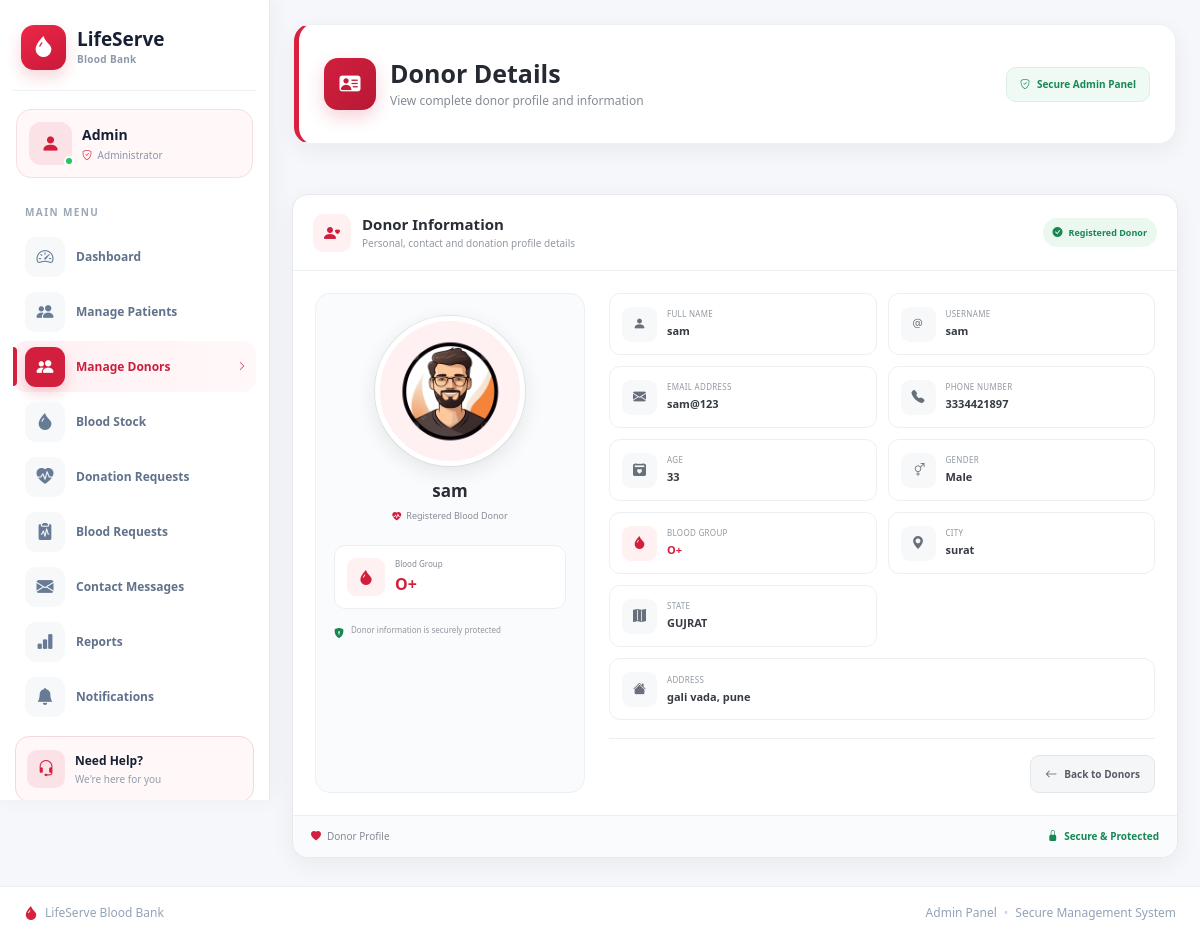
Screenshot of /adminpanel/donors/view/2/ with the database file from the repository.
### donor/models.py (models this page shows, shortened)
class Donor(models.Model):
    GENDER = (
        ('Male', 'Male'),
        ('Female', 'Female'),
        ('Other', 'Other'),
    )
    BLOOD_GROUPS = (
        ('A+', 'A+'),
        ('A-', 'A-'),
        ('B+', 'B+'),
        ('B-', 'B-'),
        ('AB+', 'AB+'),
        ('AB-', 'AB-'),
        ('O+', 'O+'),
        ('O-', 'O-'),
    )
    STATUS = (
        ('Pending', 'Pending'),
        ('Approved', 'Approved'),
        ('Rejected', 'Rejected'),
    )
    user = models.OneToOneField(User, on_delete=models.CASCADE)
    age = models.PositiveIntegerField()
    gender = models.CharField(
        max_length=10,
        choices=GENDER
    )
    blood_group = models.CharField(
        max_length=5,
        choices=BLOOD_GROUPS
    )
    address = models.TextField()
    city = models.CharField(max_length=50)
    state = models.CharField(max_length=50)
    phone = models.CharField(max_length=15)
    profile_photo = models.ImageField(
        upload_to="donors/",
        blank=True,
        null=True
    )
    status = models.CharField(
        max_length=10,
        choices=STATUS,
        default="Pending"
    )

### adminpanel/views.py (the view)
# urls.py: path("donors/view/<int:id>/", views.view_donor, name="view_donor"),
def view_donor(request, id):
    donor = get_object_or_404(Donor, id=id)
    return render(request, "adminpanel/view_donor.html", {"donor": donor})

### accounts/context_processors.py (called while the page is built, shortened)
def notification_count(request):
    return {
        "notification_count": 0
    }

def contact_message_count(request):
    unread_count = ContactMessage.objects.filter(is_read=False).count()
    return {
        "contact_message_count": unread_count
    }

### donor/context_processors.py (called while the page is built)
def donor_data(request):
    donor = None
    if request.user.is_authenticated:
        try:
            donor = Donor.objects.get(user=request.user)
        except Donor.DoesNotExist:
            donor = None
    return {
        "donor": donor
    }

### lifeserve/offline_translation.py (called while the page is built)
    def __call__(self, request):
        response = self.get_response(request)
        if request.LANGUAGE_CODE != 'hi' or response.get('Content-Type', '').split(';')[0] != 'text/html':
            return response
        if not response.streaming:
            response.content = translate_html(response.content.decode(response.charset or 'utf-8')).encode(response.charset or 'utf-8')
            response.headers.pop('Content-Length', None)
        return response

### patient/context_processors.py (called while the page is built)
def patient_data(request):
    if request.user.is_authenticated:
        patient = Patient.objects.filter(user=request.user).first()
        return {
            "patient": patient
        }
    return {}

### lifeserve/templates/adminpanel/view_donor.html (shortened to what this page needs)
{% extends 'adminpanel/base.html' %}
{% load static %}
{% block extra_css %}
<link rel="stylesheet" href="{% static 'css/donor-details.css' %}">
{% endblock %}
{% block content %}
<div class="donor-details-page">
     <section class="dd-page-header">
        <div class="dd-header-content">
            <div class="dd-page-icon">
                <i class="bi bi-person-vcard-fill"></i>
            </div>
            <div>
                <h2>Donor Details</h2>
                <p>View complete donor profile and information</p>
            </div>
        </div>
         <div class="dd-header-badge">
            <i class="bi bi-shield-check"></i>
            <span>Secure Admin Panel</span>
        </div>
    </div>
    <div class="dd-card">
        <div class="dd-card-header">
            <div class="dd-card-title">
                <div class="dd-card-title-icon">
                    <i class="bi bi-person-heart"></i>
                </div>
                <div>
                    <h4>Donor Information</h4>
                    <p>Personal, contact and donation profile details</p>
                </div>
            </div>
            <div class="dd-status-badge">
                <i class="bi bi-check-circle-fill"></i>
                Registered Donor
            </div>
        </div>
        <div class="dd-card-body">
            <div class="dd-profile-layout">
                <div class="dd-profile-section">
                    <div class="dd-profile-photo">
                        {% if donor.profile_photo %}
                            <img src="{{ donor.profile_photo.url }}"
                                 alt="Donor Profile Photo">
                        {% else %}
                            <div class="dd-default-avatar">
                                <i class="bi bi-person-fill"></i>
                            </div>
                        {% endif %}
                    </div>
                    <div class="dd-profile-name">
                        <h3>
                            {{ donor.user.get_full_name }}
                        </h3>
                        <span>
                            <i class="bi bi-heart-pulse-fill"></i>
                            Registered Blood Donor
                        </span>
                    </div>
                    <div class="dd-blood-group">
                        <div class="dd-blood-icon">
                            <i class="bi bi-droplet-fill"></i>
                        </div>
                        <div>
                            <span>Blood Group</span>
                            <strong>{{ donor.blood_group }}</strong>
                        </div>
                    </div>
                    <div class="dd-profile-security">
                        <i class="bi bi-shield-lock-fill"></i>
                        <span>
                            Donor information is securely protected
                        </span>
                    </div>
                </div>
                <div class="dd-information-section">
                    <div class="dd-info-grid">
                        <div class="dd-info-item">
                            <div class="dd-info-icon">
                                <i class="bi bi-person-fill"></i>
                            </div>
                            <div class="dd-info-content">
                                <span>Full Name</span>
                                <strong>
                                    {{ donor.user.get_full_name }}
                                </strong>
                            </div>
                        </div>
                        <div class="dd-info-item">
                            <div class="dd-info-icon">
                                <i class="bi bi-at"></i>
                            </div>
                            <div class="dd-info-content">
                                <span>Username</span>
                                <strong>
                                    {{ donor.user.username }}
                                </strong>
                            </div>
                        </div>
                        <div class="dd-info-item">
                            <div class="dd-info-icon">
                                <i class="bi bi-envelope-fill"></i>
                            </div>
                            <div class="dd-info-content">
                                <span>Email Address</span>
                                <strong>
                                    {{ donor.user.email }}
                                </strong>
                            </div>
                        </div>
                        <div class="dd-info-item">
                            <div class="dd-info-icon">
                                <i class="bi bi-telephone-fill"></i>
                            </div>
                            <div class="dd-info-content">
                                <span>Phone Number</span>
                                <strong>
                                    {{ donor.phone }}
                                </strong>
                            </div>
                        </div>
                        <div class="dd-info-item">
                            <div class="dd-info-icon">
                                <i class="bi bi-calendar2-heart-fill"></i>
                            </div>
                            <div class="dd-info-content">
                                <span>Age</span>
                                <strong>
                                    {{ donor.age }}
                                </strong>
                            </div>
                        </div>
                        <div class="dd-info-item">
                            <div class="dd-info-icon">
                                <i class="bi bi-gender-ambiguous"></i>
                            </div>
                            <div class="dd-info-content">
                                <span>Gender</span>
                                <strong>
                                    {{ donor.gender }}
                                </strong>
                            </div>
                        </div>
                        <div class="dd-info-item dd-blood-info">
                            <div class="dd-info-icon">
                                <i class="bi bi-droplet-fill"></i>
                            </div>
                            <div class="dd-info-content">
                                <span>Blood Group</span>
                                <strong>
                                    {{ donor.blood_group }}
                                </strong>
                            </div>
                        </div>
                        <div class="dd-info-item">
                            <div class="dd-info-icon">
                                <i class="bi bi-geo-alt-fill"></i>
                            </div>
                            <div class="dd-info-content">
                                <span>City</span>
                                <strong>
                                    {{ donor.city }}
                                </strong>
                            </div>
                        </div>
                        <div class="dd-info-item">
                            <div class="dd-info-icon">
                                <i class="bi bi-map-fill"></i>
                            </div>
                            <div class="dd-info-content">
                                <span>State</span>
                                <strong>
                                    {{ donor.state }}
                                </strong>
                            </div>
                        </div>
                        <div class="dd-info-item dd-address-item">
                            <div class="dd-info-icon">
                                <i class="bi bi-house-fill"></i>
                            </div>
                            <div class="dd-info-content">
                                <span>Address</span>
                                <strong>
                                    {{ donor.address }}
                                </strong>
                            </div>
                        </div>
                    </div>
                    <div class="dd-actions">
                        <a href="{% url 'manage_donors' %}"
                           class="dd-back-btn">
                            <i class="bi bi-arrow-left"></i>
                            <span>Back to Donors</span>
                        </a>
                    </div>
                </div>
            </div>
        </div>
        <div class="dd-card-footer">
            <div class="dd-footer-info">
                <i class="bi bi-heart-fill"></i>
                <span>
                    Donor Profile
                </span>
            </div>
            <div class="dd-footer-secure">
                <i class="bi bi-lock-fill"></i>
                Secure &amp; Protected
            </div>
        </div>
    </div>
</div>
{% endblock %}

### lifeserve/static/css/admin.css (style rules this page uses)
* { box-sizing: border-box; }
html, body { margin: 0; padding: 0; width: 100%; min-height: 100%; font-family: "Segoe UI", Arial, sans-serif; background: #f5f7fa; }
body { overflow-x: hidden; }
.admin-content > * { max-width: 100%; }

### rows the page displays
Donor: profile_photo (picture), user.get_full_name "sam", blood_group "O+", user.username "sam", user.email "sam@123", phone "3334421897", age "33", gender "Male", city "surat", state "GUJRAT", address "gali vada, pune"
